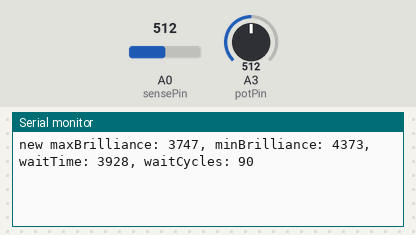
Bench run of a sketch on a simulated ATtiny85, built with avr-gcc and run on an emulated ATtiny85. Shown: the last lines printed to the serial monitor. Inputs (shaded band) come from the test bench; at power-on: A0 (sensePin) = 512, A3 (potPin) = 512.

Above: at 1.2 s.
1.3 s: A0 (sensePin) set to 0
At 1.91 s:
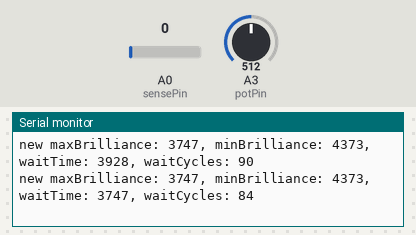
2.8 s: A3 (potPin) set to 716
At 3.11 s:
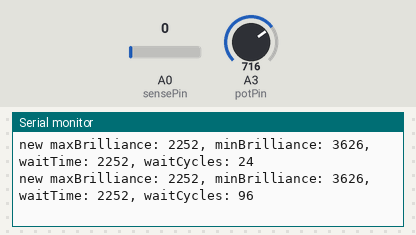
4.3 s: A3 (potPin) set to 1010
At 4.38 s:
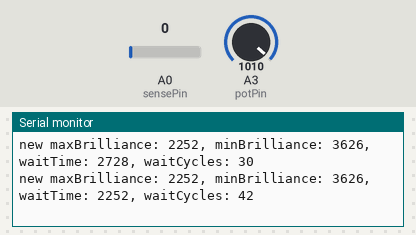
Timing chart, 0 to 7.3 s (numbered marks = the images above; inputs shaded):
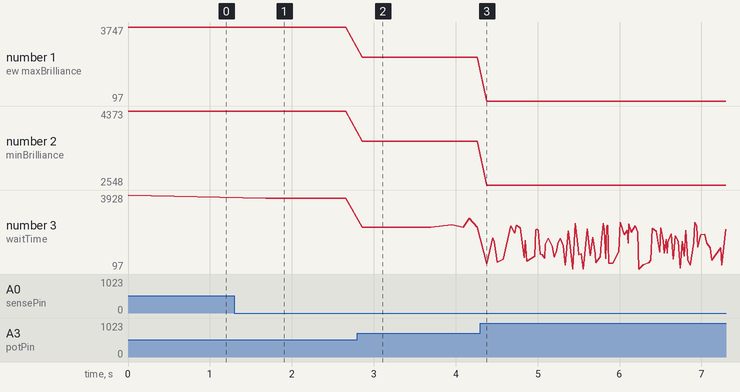

Measured:
- after the input at 1.3 s, the serial monitor: prints a new line after 0.38 s (image 1)
- after the input at 2.8 s, the serial monitor: prints a new line after 0.06 s (image 2)
- plotted number 1: 3747 → 2252 after the input at 2.8 s, 2252 → 97 after the input at 4.3 s
- plotted number 2: 4373 → 3626 after the input at 2.8 s
- plotted number 3: 3747 → 2252 after the input at 2.8 s, 2252 → 1811 after the input at 4.3 s

The sketch:

candleForAttiny85.ino
```cpp
/*
 *
 * random flicker lamp - candle simulator
 * will need to have defines tweaked to look good
 * sbs/bts, 4-12-14
 *
 */

// initial settings (see below) ...
#define ZERO_THRESHOLD 2    // threshold for "close enough" for zero crossing
#define MAX_BRILLIANCE 1       // min wait microseconds to turn on lamp - 0 = full brilliance
#define MIN_BRILLIANCE 2500     // max wait microseconds to turn on lamp
#define MIN_CYCLES 1     // shortest number of cycles to wait until generating new randoms
#define MAX_CYCLES 20   // longest number of cycles to wait until generating new randoms
#define WAIT_LIMIT 1000    // maximum time which we will hold off before turning on triac
#define MOSTLY_ON 500
#define LOW_TIME_LIMIT_DIVISOR 3
#define MOSTLY_ON_MULTIPLIER 6


/*
// more subtle settings ...
#define ZERO_THRESHOLD 10    // threshold for "close enough" for zero crossing
#define MAX_BRILLIANCE 100   // min wait microseconds to turn on lamp - 0 = full brilliance
#define MIN_BRILLIANCE 3000  // max wait microseconds to turn on lamp
#define MIN_CYCLES 50        // shortest number of cycles to wait until generating new randoms
#define MAX_CYCLES 180       // longest number of cycles to wait until generating new randoms
#define WAIT_LIMIT 100       // maximum time which we will hold off before turning on triac
#define MOSTLY_ON 500
#define LOW_TIME_LIMIT_DIVISOR 8
#define MOSTLY_ON_MULTIPLIER 8
*/

#define TRIAC_TRIGGER_uSECONDS 200 // how long we hold triac up before it triggers
#define ADJ_uSEC_PER_CYCLE 7500

#define BBB_CANDLE true;

#ifdef BBB_CANDLE
const int sensePin = A0;     // sense pin for detecting zero-crossing
const int randWidthPin = 8;
const int zerocross = 12;
const int triacPin = 13;       // triac connected to this pin
const int potPin = A3;
#endif


#ifdef ATTINY85_CANDLE
const int sensePin =  A1;     // sense pin for detecting zero-crossing
const int randWidthPin = 4;
const int zerocross = 1;
const int triacPin = 0;       // triac connected to this pin
const int potPin = A3;
#endif

int maxBrilliance = MAX_BRILLIANCE;
int minBrilliance = maxBrilliance + MIN_BRILLIANCE;

#define CHECK_BIT(var,pos) ((var) & (1<<(pos)))

char binstr[34] = "\0";
void longToBinStr(unsigned long l) {
  for (int b=31; b>=0; b--) {
    // if (bit(l,b))
    if (CHECK_BIT(l, b))
      binstr[31-b] = '1';
    else
      binstr[31-b] = '0';
  }
  binstr[32] = ' ';
  binstr[33] = '\0';
}

/////////// random function ////////////
char printstr[120];
unsigned long t1 = 0, t2 = 0;
unsigned long rnd() {
  unsigned long b;
  b = t1 ^ (t1 >> 2) ^ (t1 >> 6) ^ (t1 >> 7);
  t1 = (t1 >> 1) | (~b << 31);
  b = (t2 << 1) ^ (t2 << 2) ^ (t1 << 3) ^ (t2 << 4);
  t2 = (t2 << 1) | (~b >> 31);
  /*
  // curious how random number generator works ...
  Serial.println("\norder: t1, t2, b");
  longToBinStr(t1);
  Serial.print(binstr);
  longToBinStr(t2);
  Serial.print(binstr);
  longToBinStr(b);
  Serial.println(binstr);
  Serial.print("value returned (t1^t2): ");
  longToBinStr(t1^t2);
  Serial.println(binstr);
  */
   return t1 ^ t2;
}


////////////////// setup //////////////////

void setup() {
#ifdef BBB_CANDLE
  Serial.begin(57600);
#endif

  pinMode(triacPin, OUTPUT);       // drives optocoupler
  pinMode(zerocross, OUTPUT);    // pulse at zero crossing
  pinMode(randWidthPin, OUTPUT); // on at zero, off after wait (to verify delay with scope)
  pinMode(sensePin, INPUT);      // use for sense pin to watch recified ac, 0 - 0.7v, 60 cy
}


///////////////// loop ///////////////////

void loop() {
  // read the pot to see max brilliance
  maxBrilliance = map(analogRead(potPin), 0, 1023, ADJ_uSEC_PER_CYCLE, 1);
  //minBrilliance = map(maxBrilliance, 0, ADJ_uSEC_PER_CYCLE, MIN_BRILLIANCE, ADJ_uSEC_PER_CYCLE-maxBrilliance);
  minBrilliance = MIN_BRILLIANCE + (maxBrilliance/2);
  if (minBrilliance < MIN_BRILLIANCE) minBrilliance = MIN_BRILLIANCE;

  //minBrilliance = MIN_BRILLIANCE + (MIN_BRILLIANCE / (maxBrilliance/ADJ_uSEC_PER_CYCLE));
  //minBrilliance = map(maxBrilliance, 0, ADJ_uSEC_PER_CYCLE, MIN_BRILLIANCE, ADJ_uSEC_PER_CYCLE-maxBrilliance);
  // start by generating two wait times, as described below ...
  // generate next wait time - the time to wait after zero-crossing before turn-on
  digitalWrite(randWidthPin, 1);
  unsigned long rand = rnd();
  unsigned int waitTime = rand % minBrilliance;                         // limit highest value
  if (waitTime < maxBrilliance) waitTime=maxBrilliance;                // limit lowest value
  // Serial.print("rand: ");
  // Serial.print(rand);

  // generate next waitCycles - cycles to wait before re-starting loop
  rand = rnd();
  unsigned int waitCycles = rand % MAX_CYCLES;            // limit highest value

  if (waitCycles < MIN_CYCLES) waitCycles=MIN_CYCLES;     // limit lowest value
  if (waitCycles > MAX_CYCLES) waitCycles=MAX_CYCLES;     // limit lowest value

  // if (waitCycles > WAIT_LIMIT) waitTime /= 2;          // removed in favor of following ...
  //if (waitTime > (WAIT_LIMIT+maxBrilliance)) waitCycles /= LOW_TIME_LIMIT_DIVISOR;

  if (waitTime < (MOSTLY_ON+maxBrilliance)) waitCycles *= MOSTLY_ON_MULTIPLIER;


  digitalWrite(randWidthPin, 0);
  // Serial.print(", rand: ");
  // Serial.println(rand);

  // both randoms generated and tweaked, print them ...
#ifdef BBB_CANDLE
  Serial.print("new maxBrilliance: ");
  Serial.print(maxBrilliance);
  Serial.print(", minBrilliance: ");
  Serial.print(minBrilliance);
  Serial.print(", waitTime: ");
  Serial.print(waitTime);
  Serial.print(", waitCycles: ");
  Serial.println(waitCycles);
#endif

  // start loop for counting out cycles to run at this delay
  for (int cycles = 0; cycles<waitCycles; cycles++) {
    while (analogRead(sensePin) > ZERO_THRESHOLD);
    // zero crossed, count out wait time
    delayMicroseconds (waitTime);

    // turn on led for long enough to trigger triac
    digitalWrite(triacPin, 1);
    delayMicroseconds(TRIAC_TRIGGER_uSECONDS);
    digitalWrite(triacPin, 0);
    // done for now, go back and wait for next zero-crossing
  }
}


/*
void loop()
{
  // here is where you'd put code that needs to be running all the time.

  // check to see if it's time to blink the LED; that is, is the difference
  // between the current time and last time we blinked the LED bigger than
  // the interval at which we want to blink the LED.
  //if (millis() - previousMillis > interval) {
    // save the last time you blinked the LED
    //previousMillis = millis();

    // if the LED is off turn it on and vice-versa:
    if (ledState == HIGH){
      ledState = LOW;
      delay(random(64,1536));
    }
    else{
      ledState = HIGH;
      delay(random(0,48));
    }
    //int adj = analogRead(adjPin);
    //interval = random(80,adj*2);
    // set the LED with the ledState of the variable:
    digitalWrite(triacPin, ledState);


  //}

}
*/
```
